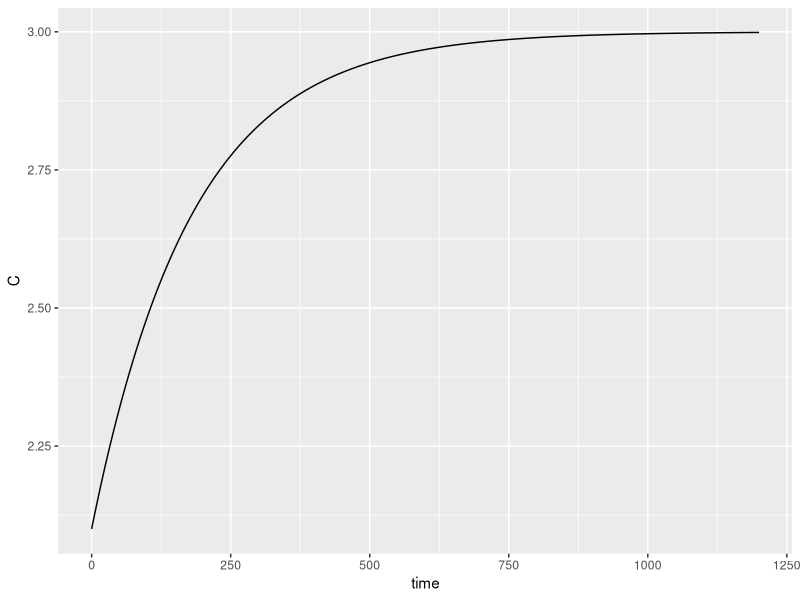
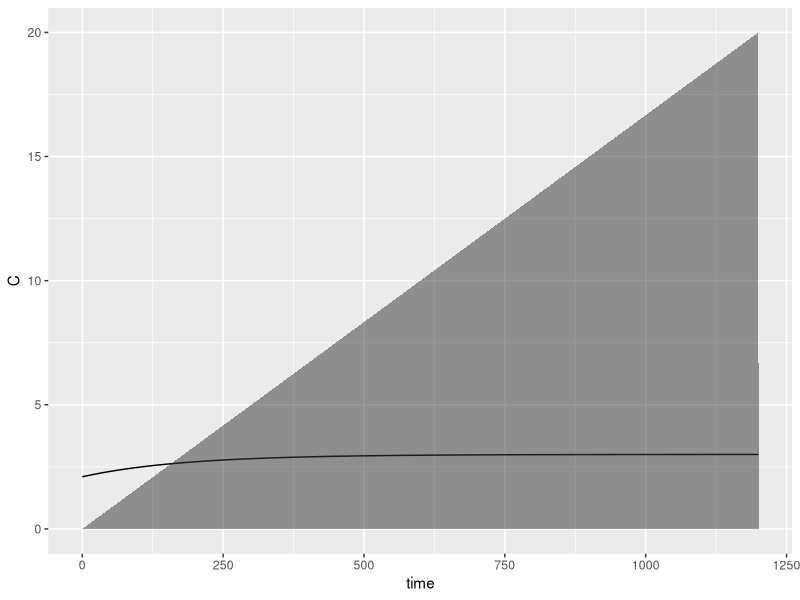
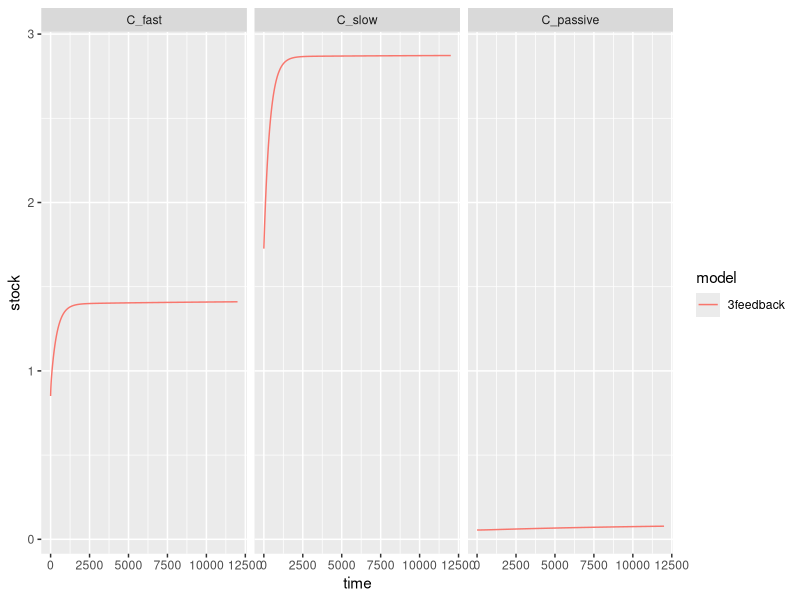
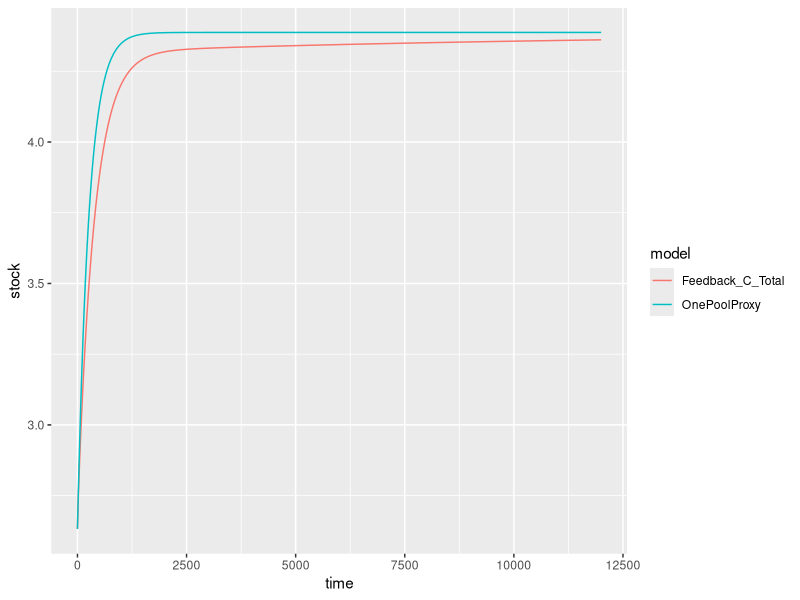
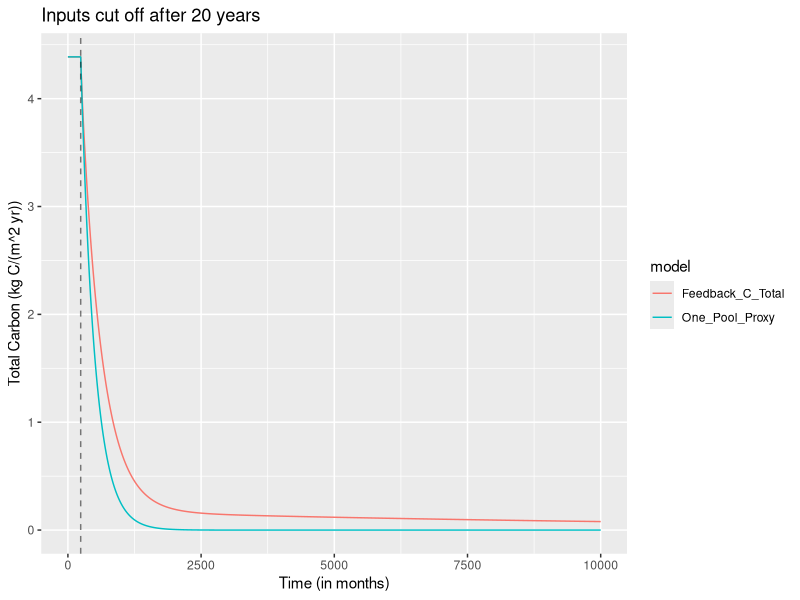
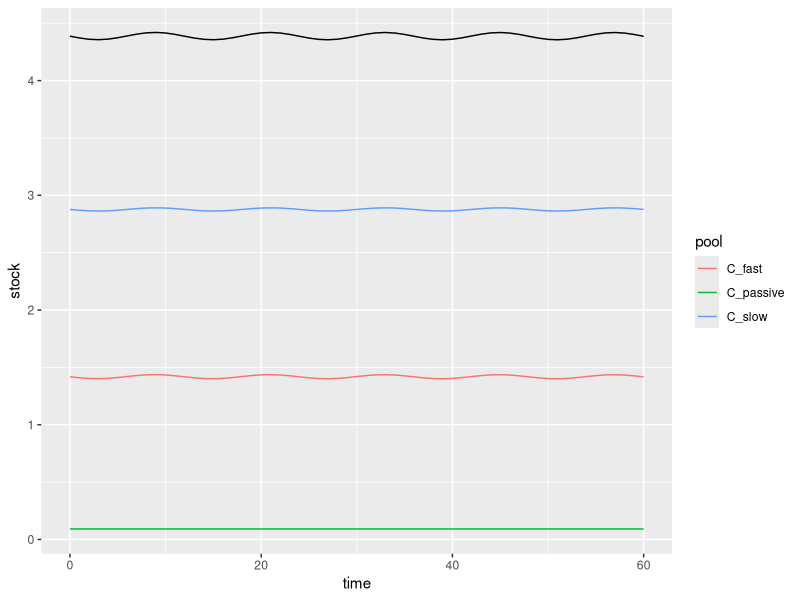
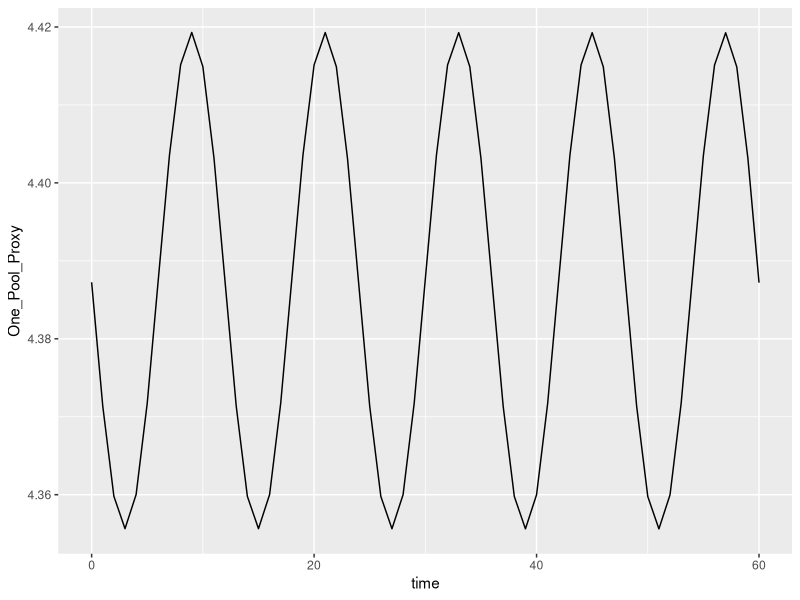
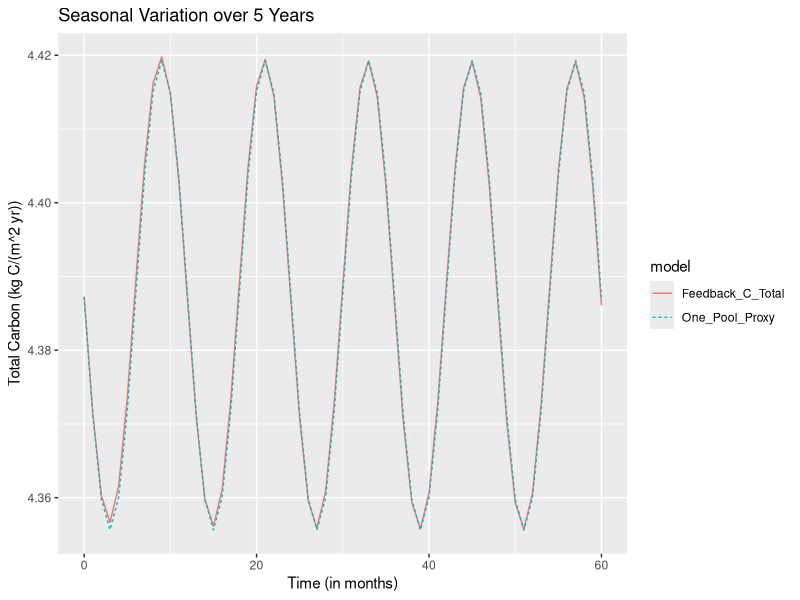

These figures' R source, in order:
## ---- chunk 1
#useful functions in here

library(tidyverse) #data library
library(deSolve) #ODE solver
library(DiagrammeR) #flow charts

knitr::opts_chunk$set(echo = TRUE)
## ---- chunk 2
 #u; [0, 2.5] kg-carbon m-2 yr-1; evenly split per month for now
parameter.ls <- list(inputs = 0.2/12, 
                     #\tau; [10, 50] yr, by month
                     turnoverTime = 15*12) 

simTime <- 100*12

#rate change function
dCdt_1pool <- function(t, y, parms){
  ans <- parms$inputs - y / parms$turnoverTime
  return(list(ans))
}

#steady state function
C_ss_1pool <- function(parms){
  ans <- parms$inputs * parms$turnoverTime
  return(c(C = ans))
}

InitialCarbon_1pool <- C_ss_1pool(parms = parameter.ls)*0.7  %>% setNames("C")

# Numerically solving this is a little bit overkill since 
# ...the differential equation is solvable but for generalizations here is the numerical
# ...solution from the function lsoda in the deSolve package
sim_1pool <- lsoda(y = InitialCarbon_1pool,
                times = 0:simTime,
                func = dCdt_1pool,
                parms = parameter.ls) %>%
  as.data.frame() 

ggplot(sim_1pool) +
  geom_line(aes(x=time, y=C))
## ---- chunk 3

RespiredCarbon <- function(endtime, parms, initialstate) {
  G = parms$inputs*endtime +
      ((parms$inputs - initialstate/parms$turnoverTime)/parms$turnoverTime)*(1-exp(-endtime/parms$turnoverTime))
  return(G)
}

sim_1pool <- sim_1pool %>% 
  mutate(RespiredC = RespiredCarbon(endtime=time, parms=parameter.ls, initialstate=InitialCarbon_1pool) ) %>%
  as.data.frame()

 ggplot(sim_1pool) +
  geom_line(aes(x=time, y=C)) +
  geom_area(aes(x=time, y=RespiredC), alpha=0.5)



## ---- chunk 4

##3pool_feedback

#Notes on the input fraction calculations (gleaned from Parton's CENTURY model)
  #Parton uses MONTHLY time steps
  #Century breaks up plant residue into metabolic C and Structural C based on the Lignin to Nitrogen ratio.
    #We will be using a 7/1 Lignin to Nitrogen ratio, thus 12.5% of plant litter is in the form of metabolic C and 87.5% is a structural C.
    #Century then sends 45% of metabolic C to the fast pool (the rest decays before entering the soil pool). - including this fraction breaks mass balance so it is omitted
 #Century then sends a portion of structural C to the fast and slow pools based on the lignin fraction A.
    ### !!!! because I have no idea what the lignin fraction even is, I'm using the placeholder value of 50%.
    # 70% of A* Structural C goes to the Slow pool (rest decays before reaching soil) - including this fraction breaks mass balance so it is omitted
    # 45% (?) of (1-A)*Structural C goes to fast (rest decays before reaching soil) - including this fraction breaks mass balance so it is omitted

century_parameter.ls <- list(inputs = 0.2/12, #monthly; divided evenly between the months
                            input_to_fast = ((.125)+(.875*.5)),  
                            input_to_slow = .875*.5,  
                                                   #note: Century includes no direct inputs to the passive pool.
                     #fast turnover according to Century \tau; [2, 4] yr
                     turnoverTime_fast = 1.5*12,    #1.5y  
                     #slow turnover according to Century \tau; [20, 50] yr
                     turnoverTime_slow = 25*12,       #25y
                     #passive turnover according to Century \tau: [800, 1200] yr
                     turnoverTime_passive = 1000*12,  #1000y
                     
                       fast_to_slow = 0.486,       # This is determined in CENTURY based on a soil vs. silt & clay fraction
                                                        # if soil to silt+clay fraction is zero, then = .15-.004
                                                        # if fraction is 1, then =.83-.004
                                                        # currently using the average between the two: .486
                       fast_to_passive = 0.004,    #
                       slow_to_fast = 0.42,        #
                       slow_to_passive = 0.03,     #
                       passive_to_fast = 0.45,     #
                       passive_to_slow = 0         # CENTURY does not include this flow
                       )

#steady state calculations for each pool
C_ss_3feedback <- function(parms){
  allocation_vector <- matrix(c(parms$input_to_fast, 
                                parms$input_to_slow, 
                                1 - parms$input_to_fast - parms$input_to_slow),
                              nrow = 3)
  decay_matrix <- diag(x= 1/c(parms$turnoverTime_fast,
                             parms$turnoverTime_slow,
                             parms$turnoverTime_passive))
  transfer_matrix <- matrix(c(1,  -parms$slow_to_fast, -parms$passive_to_fast,
                              -parms$fast_to_slow, 1, -parms$passive_to_slow,
                              -parms$fast_to_passive, -parms$slow_to_passive,  1),
                            nrow = 3,
                            byrow=TRUE)
  #0 = inputs * allocation - decay_matrix %*% transfer_matrix %*% y
  #decay_matrix %*% transfer_matrix %*% y = inputs * allocation
  
  ans <- solve(decay_matrix  %*% transfer_matrix ,parms$inputs * allocation_vector)
  
  return(c(C_fast = ans[1],
           C_slow = ans[2],
           C_passive = ans[3]))
}


#ODE equation
dCdt_3feedback <- function(t, y, parms){
 pools <- matrix(y[1:3], nrow=3)
 allocation_matrix <- matrix(c(parms$input_to_fast, 
                                parms$input_to_slow, 
                                1 - parms$input_to_fast - parms$input_to_slow),
                              nrow = 3)
  decay_matrix <- diag(x= 1/c(parms$turnoverTime_fast,
                             parms$turnoverTime_slow,
                             parms$turnoverTime_passive))
  transfer_matrix <- matrix(c(1,  -parms$slow_to_fast, -parms$passive_to_fast,
                              -parms$fast_to_slow, 1, -parms$passive_to_slow,
                              -parms$fast_to_passive, -parms$slow_to_passive,  1),
                            nrow = 3,
                            byrow=TRUE)
  ans <- parms$inputs * allocation_matrix - decay_matrix %*% transfer_matrix %*% pools
  
  
  ##TRYING TO ADD RESPIRATION HERE AND IT AIN'T WORKIN##

  
  # dgasdt <- parms$turnoverTime_fast*(1- parms$fast_to_slow - parms$fast_to_passive)*ans[1]  +
  #         parms$turnoverTime_slow*(1- parms$slow_to_fast - parms$slow_to_passive)*ans[2]  +
  #         parms$turnoverTime_passsive*(1- parms$passive_to_fast - parms$passive_to_slow)*ans[3] 
  
  return(list(c(C_fast = ans[1],
           C_slow = ans[2],
           C_passive = ans[3]#,
           #Resp_C = dgasdt
           )))
}


#initial value
InitialCarbon_3pool <- C_ss_3feedback(parms = century_parameter.ls)*0.6

#making a more realistic simulation time for a monthly model with turnover times in the 1000s
simTime=1000*12

#simulation
sim_3feedback <- lsoda(y = InitialCarbon_3pool,
                      times = 0:simTime,
                      func = dCdt_3feedback,
                      parms = century_parameter.ls) %>%
  as.data.frame() %>%
  pivot_longer(cols = C_fast:C_passive,
               names_to = 'pool',
               values_to = 'stock')%>%
  mutate(pool = factor(pool, levels = c('C_fast', 'C_slow', 'C_passive')),
         model = '3feedback')

#Feedback graph by pools:
ggplot(sim_3feedback #%>%
         #bind_rows(sim_3cascade, sim_3independent)
       ) +
  geom_line(aes(x=time, y=stock, color = model)) +
  facet_wrap(~ pool)

## ---- chunk 5
##One Pool Proxy Method:

#Proxy Decay Rate Calculation
Proxy_decayrate <- function(parms){
  decay_matrix <- diag(x= 1/c(parms$turnoverTime_fast,
                             parms$turnoverTime_slow,
                             parms$turnoverTime_passive))
  
  transfer_matrix <- matrix(c(1,  -parms$slow_to_fast, -parms$passive_to_fast,
                              -parms$fast_to_slow, 1, -parms$passive_to_slow,
                              -parms$fast_to_passive, -parms$slow_to_passive,  1),
                            nrow = 3,
                            byrow=TRUE)
  
   allocation_vector <- matrix(c(parms$input_to_fast, 
                                parms$input_to_slow, 
                                1 - parms$input_to_fast - parms$input_to_slow),
                              nrow = 3)
  
  ans <- sum(solve(decay_matrix %*% transfer_matrix) %*% allocation_vector)
  return(ans)
}  


##Adds the proxy rate to the main parameter list
century_parameter.ls$turnoverTime <- Proxy_decayrate(parms=century_parameter.ls)


#Initial Value for the One Pool Proxy, simulation, with name for lsoda output
InitialCarbon_1pool <- sum(C_ss_3feedback(parms = century_parameter.ls))*0.6 %>% setNames("C")

#Simulation with the one-pool model
sim_Feedback_OnePool <- lsoda(y = InitialCarbon_1pool,
                times = 0:simTime,
                func = dCdt_1pool,
                parms = century_parameter.ls) %>%
  as.data.frame()


#Calculating total C in the Feedback run
sim_3feedback <- sim_3feedback %>%
  pivot_wider(names_from="pool", values_from="stock") %>%
  mutate(Feedback_C_Total = C_fast + C_slow +C_passive) 

#Add the one-pool proxy column
sim_3feedback$OnePoolProxy <- sim_Feedback_OnePool$C


#Formatting the data for nice graphing:
sim_3feedback <- sim_3feedback %>% 
                    select(time, Feedback_C_Total, OnePoolProxy) %>%
                    pivot_longer(cols = c("Feedback_C_Total", "OnePoolProxy"),
                                 names_to = "model",
                                 values_to = "stock")


#Plot comparing the two
ggplot(sim_3feedback) +
  geom_line(aes(x=time, y=stock, color=model))


## ---- chunk 6
# #ODE equation with Respired Carbon
# dCdt_3feedback <- function(t, y, parms){
# 
#   dCf <- parms$inputs*parms$input_to_fast -
#           (1/parms$turnoverTime_fast)*y[1] +
#           (1/parms$turnoverTime_slow)*parms$slow_to_fast*y[2] +
#           (1/parms$turnoverTime_passive)*parms$passive_to_fast*y[3]
#     
#   dCs <- parms$inputs*parms$input_to_slow -
#           (1/parms$turnoverTime_slow)*y[2] +
#           (1/parms$turnoverTime_fast)*parms$fast_to_slow*y[1] +
#           (1/parms$turnoverTime_passive)*parms$passive_to_slow*y[3]
#   
#   dCp <- parms$inputs*(1-parms$input_to_fast- parms$input_to_slow) -
#           (1/parms$turnoverTime_passive)*y[3] +
#           (1/parms$turnoverTime_fast)*parms$fast_to_passive*y[1] +
#           (1/parms$turnoverTime_slow)*parms$slow_to_passive*y[2]
# 
#   dgas <-  parms$turnoverTime_fast*(1- parms$fast_to_slow - parms$fast_to_passive)*y[1]  +
#           parms$turnoverTime_slow*(1- parms$slow_to_fast - parms$slow_to_passive)*y[2]  +
#           parms$turnoverTime_passsive*(1- parms$passive_to_fast - parms$passive_to_slow)*y[3]
#   
#   return(list(c(C_fast = dCf,
#            C_slow = dCs,
#            C_passive = dCp,
#            Resp_C = dgas
#            )))
# }
# 
# #New Initial state with respired carbon column
# InitialCarbon_3pool <- c(C_ss_3feedback(parms = century_parameter.ls)*0.6, "Gas"=0)
# 
# #simulation
# sim_3feedback <- lsoda(y = InitialCarbon_3pool,
#                       times = 0:simTime,
#                       func = dCdt_3feedback,
#                       parms = century_parameter.ls) %>%
#   as.data.frame() %>%
#   pivot_longer(cols = C_fast:C_passive,
#                names_to = 'pool',
#                values_to = 'stock')%>%
#   mutate(pool = factor(pool, levels = c('C_fast', 'C_slow', 'C_passive')),
#          model = '3feedback')
# 
# 
# #Formatting data table for Respired C calculation (1pool)
# sim_3feedback <- sim_3feedback %>% 
#                     pivot_wider(names_from = "model", values_from = "stock") %>%
#                     mutate(Proxy_Respired_C = RespiredCarbon(endtime=time, parms=century_parameter.ls, initialstate=InitialCarbon_1pool))
# 
# 
# 

## ---- chunk 7
#paramter list with no inputs
no_input_century_parameter.ls <- century_parameter.ls %>% list_assign(inputs=0)

#Creates a simulation using the full feedback model starting at SS, turn off inputs at time 240 (twenty years, monthly time steps)
No_inputs_feedback_sim <- rbind(lsoda(y = C_ss_3feedback(parms = century_parameter.ls),
                                      times = 0:240,
                                      func = dCdt_3feedback,
                                      parms = century_parameter.ls) %>%
                                  as.data.frame(),
                              lsoda(y = C_ss_3feedback(parms = century_parameter.ls),
                                      times = 0:9760,
                                      func = dCdt_3feedback,
                                      parms = no_input_century_parameter.ls) %>%
                                  as.data.frame() %>%
                                  mutate(time=time+240)
                                ) %>%
                          mutate(Feedback_C_Total = C_fast + C_slow +C_passive) %>%
                          mutate(C_ps = C_passive + C_slow) %>%
                          as.data.frame
                


#Simulation with the one-pool model starting at SS, turn off inputs at time 240 (twenty years, monthly time steps)
No_inputs_one_pool_proxy_sim <- rbind(lsoda(y = sum(C_ss_3feedback(parms = century_parameter.ls)),
                                            times = 0:240,
                                            func = dCdt_1pool,
                                            parms = century_parameter.ls) %>%
                                       as.data.frame() %>%
                                       set_names(c("time", "One_Pool_Proxy")),
                                      
                                    lsoda(y = sum(C_ss_3feedback(parms = century_parameter.ls)),
                                            times = 0:9760,
                                            func = dCdt_1pool,
                                            parms = no_input_century_parameter.ls) %>%
                                      as.data.frame() %>%
                                      set_names(c("time", "One_Pool_Proxy")) %>%
                                      mutate(time=time+240)
                                )
#Makes a dataframe to compare the two simulations total carbon
no_input_model_comparison <- as.data.frame(cbind(No_inputs_feedback_sim$time, No_inputs_feedback_sim$Feedback_C_Total, No_inputs_one_pool_proxy_sim$One_Pool_Proxy)) %>% 
    set_names(c("time", "Feedback_C_Total", "One_Pool_Proxy")) %>%
    pivot_longer(cols = c("Feedback_C_Total", "One_Pool_Proxy"),
                                 names_to = "model",
                                 values_to = "stock")



ggplot(no_input_model_comparison)  +
  # geom_area(data=No_inputs_feedback_sim, aes(x=time, y=C_passive), alpha=0.1, fill="firebrick")+
  # geom_area(data=No_inputs_feedback_sim, aes(x=time, y=C_ps), alpha=0.1, fill="firebrick")+
  # geom_area(data=No_inputs_feedback_sim, aes(x=time, y=Feedback_C_Total), alpha=0.1, fill="firebrick")+
  geom_line(aes(x=time, y=stock, color=model)) +
  geom_vline(xintercept=240, alpha=0.5, linetype="dashed") +
  labs(title="Inputs cut off after 20 years", y="Total Carbon (kg C/(m^2 yr))", x="Time (in months)" )



## ---- chunk 8
#Function for simulation with the 3feedback model, adjusting the inputs for seasonal change
dCdt_seasonal_3feedback <- function(t, y, parms){
  pools <- matrix(y, nrow=3)
  allocation_matrix <- matrix(c(parms$input_to_fast, 
                                parms$input_to_slow, 
                                1 - parms$input_to_fast - parms$input_to_slow),
                              nrow = 3)
  decay_matrix <- diag(x= 1/c(parms$turnoverTime_fast,
                             parms$turnoverTime_slow,
                             parms$turnoverTime_passive))
  transfer_matrix <- matrix(c(1,  -parms$slow_to_fast, -parms$passive_to_fast,
                              -parms$fast_to_slow, 1, -parms$passive_to_slow,
                              -parms$fast_to_passive, -parms$slow_to_passive,  1),
                            nrow = 3,
                            byrow=TRUE)
  #dcdt = inputs * allocation + transfer_matrix %*% decay_matrix %*% y
  #decay_matrix %*% transfer_matrix %*% y = - inputs * allocation
  
  flux_input <- (5/300)*sin((pi/6)*t+(3*pi/2))+(5/300)
  
  ans <- flux_input * allocation_matrix - decay_matrix %*% transfer_matrix %*% y
  
  return(list(c(C_fast = ans[1],
           C_slow = ans[2],
           C_passive = ans[3])))
}


#Demonstration simulation that the method works to create seasonal change, over 5 years
seasonal_sim_3feedback <- lsoda(y = C_ss_3feedback(parms = century_parameter.ls),
                                      times = 0:60,
                                      func = dCdt_seasonal_3feedback,
                                      parms = century_parameter.ls) %>%
                                  as.data.frame() %>% 
                                  mutate(Feedback_C_total = C_fast+C_slow+C_passive)

                                  

ggplot(pivot_longer(data=seasonal_sim_3feedback, cols = C_fast:C_passive, names_to = "pool", values_to = "stock")) +
  geom_line(aes(x=time, y=stock, color=pool)) +
  geom_line(aes(x=time, y=Feedback_C_total))


#One-Pool rate change function, with seasonal rate of change
  ##The calucation of the Proxy decay rate relies on a steady state solution, which technically does not exist when inputs change - we then assume that the average over the year is constant, and that the steady state solution suffices.

dCdt_seasonal_1pool <- function(t, y, parms){
  flux_input <- (5/300)*sin((pi/6)*t+(3*pi/2))+(5/300)
  ans <- flux_input - y / parms$turnoverTime
  return(list(ans))
}


#Demonstration simulation that the method works to create seasonal change, over 5 years
seasonal_sim_1pool <- lsoda(y = sum(C_ss_3feedback(parms = century_parameter.ls)) %>% setNames("C"),
                                      times = 0:60,
                                      func = dCdt_seasonal_1pool,
                                      parms = century_parameter.ls) %>%
                                  as.data.frame() %>%
                                  rename(One_Pool_Proxy = C)

ggplot(seasonal_sim_1pool) +
  geom_line(aes(x=time, y=One_Pool_Proxy))

                                
#Makes a dataframe to compare the two simulations total carbon
seasonal_inputs_model_comparison <- as.data.frame(cbind(seasonal_sim_3feedback$time, seasonal_sim_3feedback$Feedback_C_total, seasonal_sim_1pool$One_Pool_Proxy)) %>% 
    set_names(c("time", "Feedback_C_Total", "One_Pool_Proxy")) %>%
    pivot_longer(cols = c("Feedback_C_Total", "One_Pool_Proxy"),
                                 names_to = "model",
                                 values_to = "stock")



ggplot(seasonal_inputs_model_comparison)  +
  geom_line(aes(x=time, y=stock, linetype=model, color=model)) +
  labs(title="Seasonal Variation over 5 Years", y="Total Carbon (kg C/(m^2 yr))", x="Time (in months)" )
